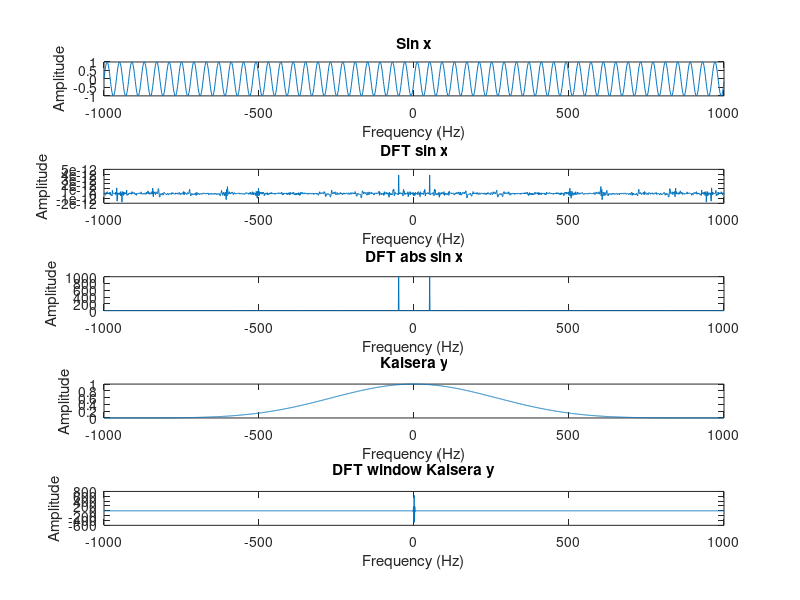

The MATLAB script that drew this image: (Note: a time limit stopped this script after it produced the figure.)
close all; clear all;

%%%%%%%%%%%%%%%%%%%%%%%%%%%%%%%%%%
% Decalre Consts 
%%%%%%%%%%%%%%%%%%%%%%%%%%%%%%%%%%

N = 2000;
fpr = 2000;
beta = 15;
dt = 1/fpr;
t = dt * (0:N-1);

%%%%%%%%%%%%%%%%%%%%%%%%%%%%%%%%%%
% Generate sin and window 
%%%%%%%%%%%%%%%%%%%%%%%%%%%%%%%%%%

x = sin (2 * pi * 50 * t);
y = kaiser(N, beta);

%%%%%%%%%%%%%%%%%%%%%%%%%%%%%%%%%%
% Calculate DTF 
%%%%%%%%%%%%%%%%%%%%%%%%%%%%%%%%%%

x_DTF = fft(x);
y_DTF = fft(y);

X_shifted = fftshift(x_DTF);
Y_shifted = fftshift(y_DTF);
f = linspace(-fpr/2, fpr/2, N);

%%%%%%%%%%%%%%%%%%%%%%%%%%%%%%%%%%
% Plots 
%%%%%%%%%%%%%%%%%%%%%%%%%%%%%%%%%%

figure;

subplot(5,1,1);
plot(f, x);
title('Sin x');
xlabel('Frequency (Hz)');
ylabel('Amplitude');

subplot(5,1,2);
plot(f, X_shifted);
title('DFT sin x');
xlabel('Frequency (Hz)');
ylabel('Amplitude');

subplot(5,1,3);
plot(f, abs(X_shifted));
title('DFT abs sin x');
xlabel('Frequency (Hz)');
ylabel('Amplitude');

subplot(5,1,4);
plot(f, y);
title('Kaisera y');
xlabel('Frequency (Hz)');
ylabel('Amplitude');

subplot(5,1,5);
plot(f, Y_shifted);
title('DFT window Kaisera y');
xlabel('Frequency (Hz)');
ylabel('Amplitude');

%%%%%%%%%%%%%%%%%%%%%%%%%%%%%%%%%%
% Operations 
%%%%%%%%%%%%%%%%%%%%%%%%%%%%%%%%%%

% Operacja 1: Liniowość (dodanie sygnałów)
z1 = x + y;
Z1 = fft(z1);

% Operacja 2: Skalowanie x(at), a = 2
a = 2;
z2 = sin(2 * pi * 50 * (t/a));
Z2 = fft(z2);

% Operacja 3: Odwrócenie czasu
z3 = fliplr(x);
Z3 = fft(z3);

% Operacja 4: Splot
z4 = conv(x, y, 'same');
Z4 = fft(z4);

% Operacja 5: Pochodna
z5 = diff(x) ./ diff(t);
% Dla pochodnej długość sygnału zmienia się, więc zerujemy ostatni element dla równej długości
z5 = [z5, 0];
Z5 = fft(z5);

%%%%%%%%%%%%%%%%%%%%%%%%%%%%%%%%%% 
% Shifting 
%%%%%%%%%%%%%%%%%%%%%%%%%%%%%%%%%%

Z1_shifted = fftshift(Z1);
Z2_shifted = fftshift(Z2);
Z3_shifted = fftshift(Z3);
Z4_shifted = fftshift(Z4);
Z5_shifted = fftshift(Z5);

%%%%%%%%%%%%%%%%%%%%%%%%%%%%%%%%%%
% Plots 
%%%%%%%%%%%%%%%%%%%%%%%%%%%%%%%%%%

figure;
subplot(5,1,1);
plot(f, abs(Z1_shifted));
title('DFT after operation 1: Liniowość (x + y)');
xlabel('Frequency (Hz)');
ylabel('Amplitude');

subplot(5,1,2);
plot(f, abs(Z2_shifted));
title('Widmo DFT after operation 2: Skalowanie x(at), a = 2');
xlabel('Frequency (Hz)');
ylabel('Amplitude');

subplot(5,1,3);
plot(f, abs(Z3_shifted));
title('DFT after operation 3: Odwrócenie czasu');
xlabel('Frequency (Hz)');
ylabel('Amplitude');

subplot(5,1,4);
plot(f, abs(Z4_shifted));
title('DFT after operation 4: Splot');
xlabel('Frequency (Hz)');
ylabel('Amplitude');

subplot(5,1,5);
plot(f, abs(Z5_shifted));
title('DFT after operation 5: Pochodna');
xlabel('Frequency (Hz)');
ylabel('Amplitude');
